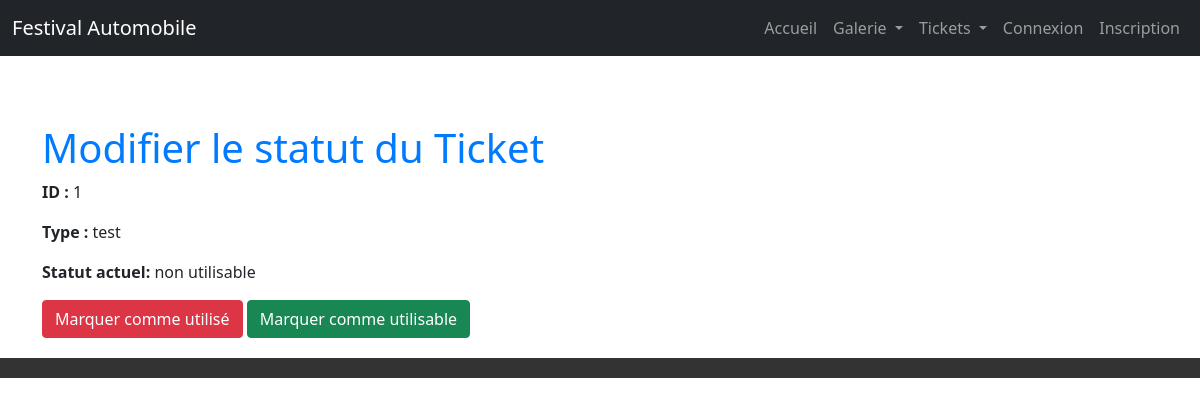
/ticket/1/update/, run on an earlier commit of the app's database.
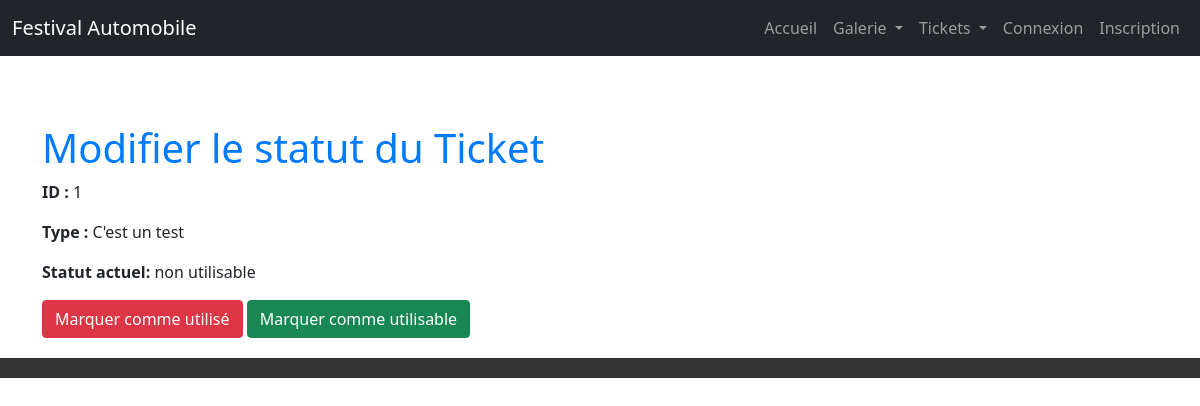
And on a later commit of the database.
### app/models.py (models this page shows, shortened)
class Ticket(models.Model):
    date_creation = models.DateTimeField(auto_now_add=True)
    status = models.IntegerField(default=0, choices=[(0, 'Non utilisé'), (1, 'Utilisé')])  # 0: Non utilisé, 1: Utilisé
    type_ticket = models.ForeignKey('TypeTicket', on_delete=models.CASCADE)
    user = models.ForeignKey(User, on_delete=models.CASCADE)  # Liaison avec Applicompte
    name = models.CharField(max_length=255, blank=True, null=True)
    prenom = models.CharField(max_length=255, blank=True, null=True)
    qr_code = models.CharField(max_length=255, blank=True, null=True)  # Stocke le lien du QR Code

class TypeTicket(models.Model):
    nom_type = models.CharField(max_length=255)
    tarif = models.DecimalField(max_digits=10, decimal_places=2)
    description = models.TextField()
    image = models.ImageField(upload_to='images/', blank=True, null=True)

### app/views.py (the view, shortened to what this page needs)
# urls.py: path('ticket/<int:ticket_id>/update/', views.ticket_status_update, name='ticket_status_update'),
def ticket_status_update(request, ticket_id):
    ticket = get_object_or_404(Ticket, id=ticket_id)
    return render(request, 'app/ticket_status_update.html', {'ticket': ticket})

### app/templates/app/ticket_status_update.html (shortened to what this page needs)
{% extends "app/base.html" %}
{%load static%}
{% block extra_css %}
    <link rel="stylesheet" href="{% static 'css/general.css' %}">
    <link rel="stylesheet" href="{% static 'css/homepage.css' %}">
{% endblock %}
{% block main %}
<div class="container mt-5">
    <h1>Modifier le statut du Ticket</h1>
    <p><strong>ID :</strong> {{ ticket.id }}</p>
    <p><strong>Type :</strong> {{ ticket.type_ticket.nom_type }}</p>
    <p>
        <strong>Statut actuel:</strong>
        {% if ticket.status == "0" %}
            Utilisable
        {% else %}
            non utilisable
        {% endif %}
    </p>
    <form method="post">
        <button type="submit" name="action" value="down" class="btn btn-danger">Marquer comme utilisé</button>
        <button type="submit" name="action" value="up" class="btn btn-success">Marquer comme utilisable</button>
    </form>
</div>
{% endblock %}

What changed in the data, as far as the page shows it:
changed Ticket id 1: type_ticket.nom_type "test" → "C'est un test"
